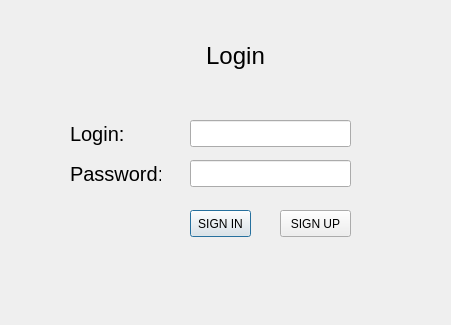
<?xml version="1.0" encoding="UTF-8"?>
<ui version="4.0">
 <class>Dialog</class>
 <widget class="QDialog" name="Dialog">
  <property name="geometry">
   <rect>
    <x>0</x>
    <y>0</y>
    <width>451</width>
    <height>325</height>
   </rect>
  </property>
  <property name="windowTitle">
   <string>Dialog</string>
  </property>
  <property name="styleSheet">
   <string notr="true"/>
  </property>
  <widget class="QLabel" name="label">
   <property name="geometry">
    <rect>
     <x>130</x>
     <y>30</y>
     <width>211</width>
     <height>51</height>
    </rect>
   </property>
   <property name="font">
    <font>
     <pointsize>18</pointsize>
    </font>
   </property>
   <property name="text">
    <string>Login</string>
   </property>
   <property name="alignment">
    <set>Qt::AlignCenter</set>
   </property>
  </widget>
  <widget class="QLabel" name="label_login">
   <property name="geometry">
    <rect>
     <x>70</x>
     <y>120</y>
     <width>55</width>
     <height>27</height>
    </rect>
   </property>
   <property name="font">
    <font>
     <pointsize>15</pointsize>
    </font>
   </property>
   <property name="text">
    <string>Login:</string>
   </property>
  </widget>
  <widget class="QLabel" name="label_password">
   <property name="geometry">
    <rect>
     <x>70</x>
     <y>160</y>
     <width>91</width>
     <height>27</height>
    </rect>
   </property>
   <property name="font">
    <font>
     <pointsize>15</pointsize>
    </font>
   </property>
   <property name="text">
    <string>Password:</string>
   </property>
  </widget>
  <widget class="QLineEdit" name="line_login">
   <property name="geometry">
    <rect>
     <x>190</x>
     <y>120</y>
     <width>161</width>
     <height>27</height>
    </rect>
   </property>
  </widget>
  <widget class="QLineEdit" name="line_password">
   <property name="geometry">
    <rect>
     <x>190</x>
     <y>160</y>
     <width>161</width>
     <height>27</height>
    </rect>
   </property>
  </widget>
  <widget class="QPushButton" name="sign_in_button">
   <property name="geometry">
    <rect>
     <x>190</x>
     <y>210</y>
     <width>61</width>
     <height>27</height>
    </rect>
   </property>
   <property name="text">
    <string>SIGN IN</string>
   </property>
  </widget>
  <widget class="QPushButton" name="sign_up_button">
   <property name="geometry">
    <rect>
     <x>280</x>
     <y>210</y>
     <width>71</width>
     <height>27</height>
    </rect>
   </property>
   <property name="text">
    <string>SIGN UP</string>
   </property>
  </widget>
 </widget>
 <resources/>
 <connections/>
</ui>
